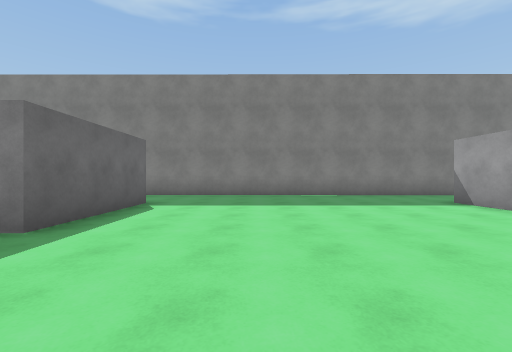
[1] (above)

19 first-person views from a walk through a scene from a Unity 3-D project. The camera is 1.3 m above the floor, looks level and sees 90° across. The floor is counted in squares, 2 m on a side. Each view is taken from the middle of a square. On the plan, view 1 faces up. The plan holds only what a view shows up to about 9 squares ahead; the rest is blank. The place goes on beyond the plan. The player character is not drawn. Surface patterns are stand-ins for the level's own textures.

[2]
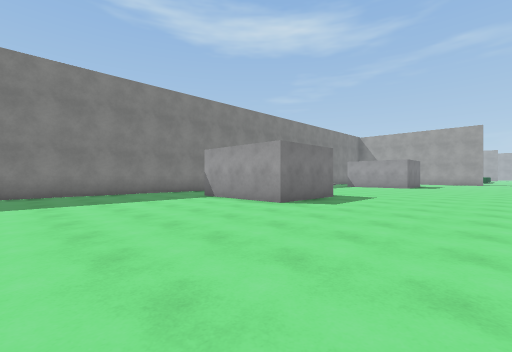

[3]
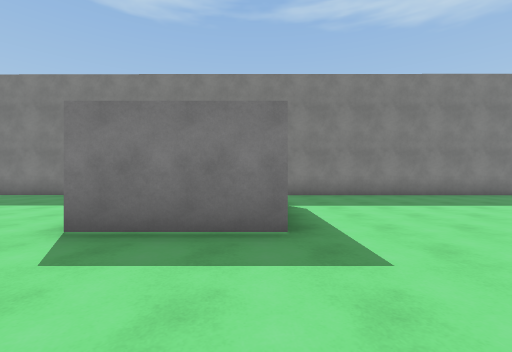

[4]
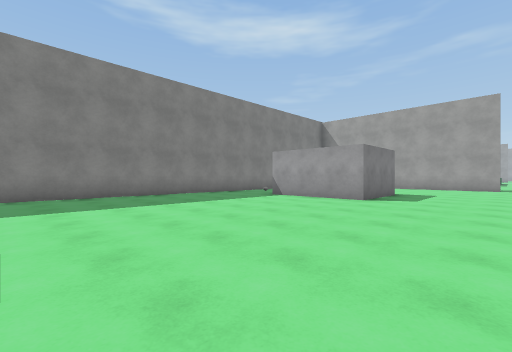

[5]
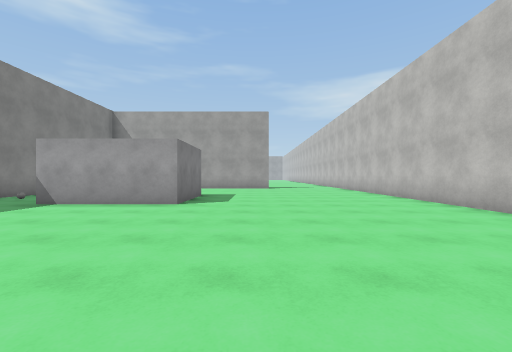

[6]
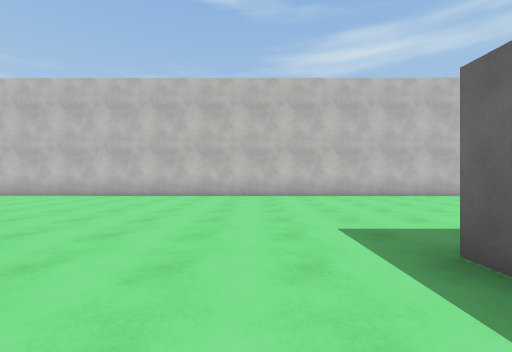

[7]
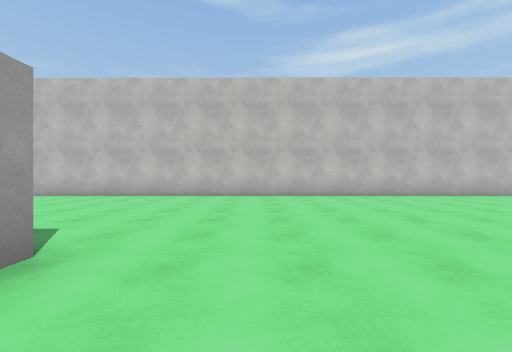

[8]
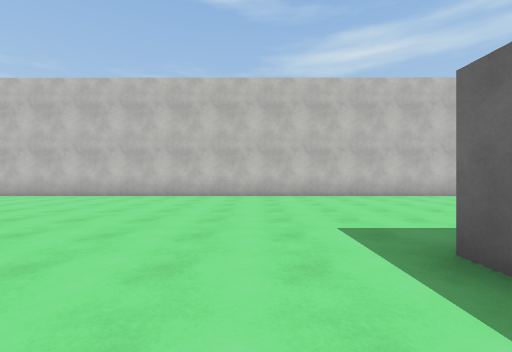

[9]
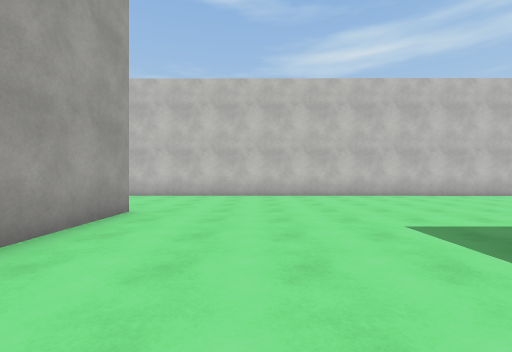

[10]
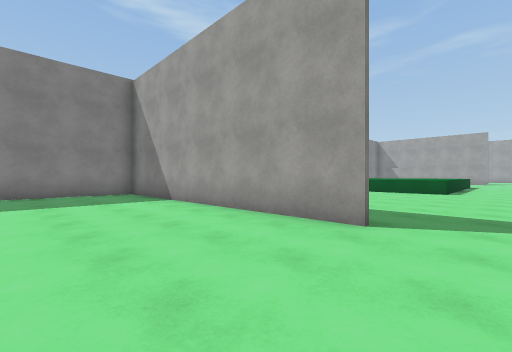

[11]
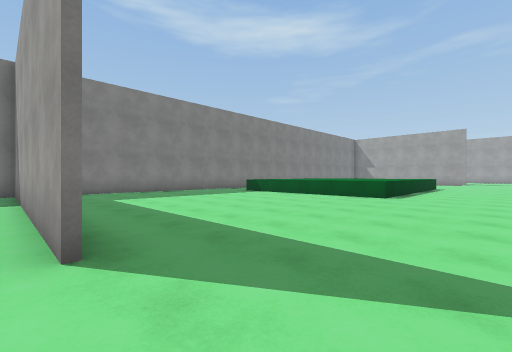

[12]
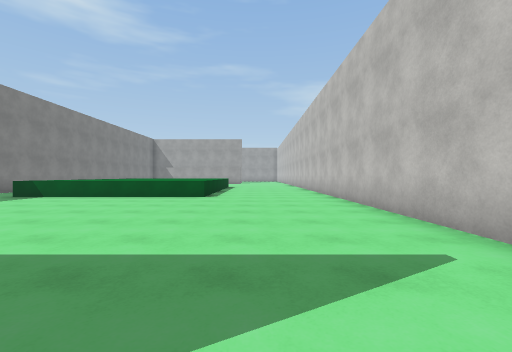

[13]
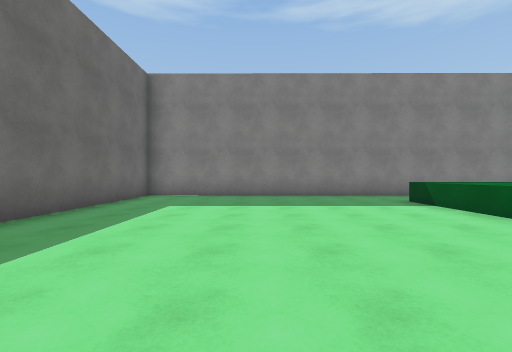

[14]
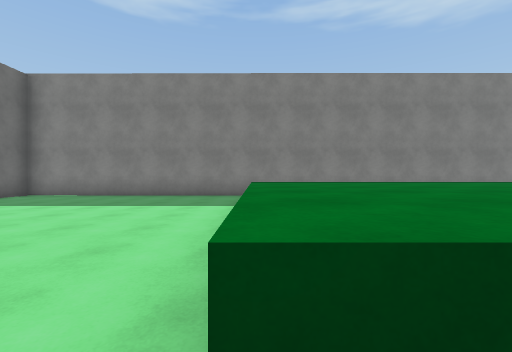

[15]
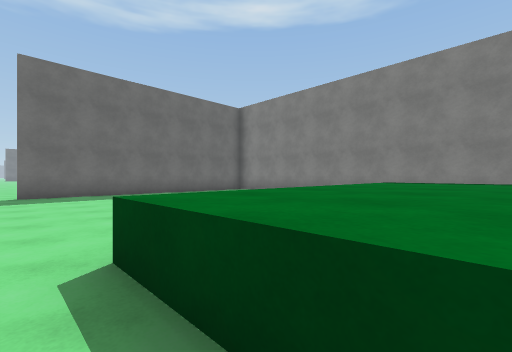

[16]
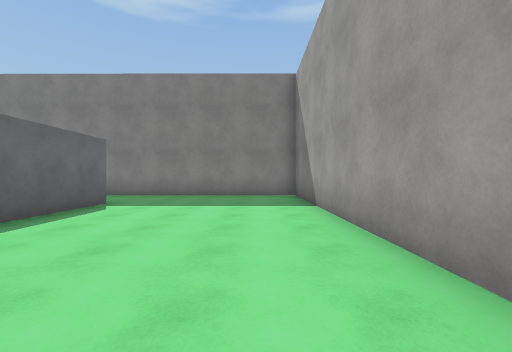

[17]
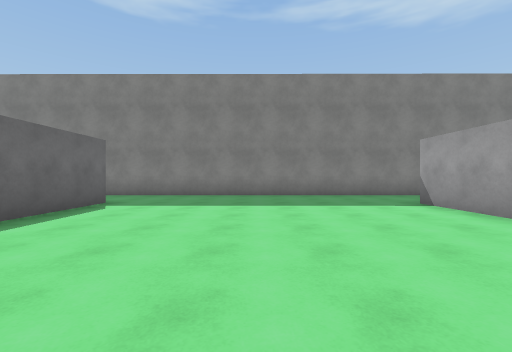

[18]
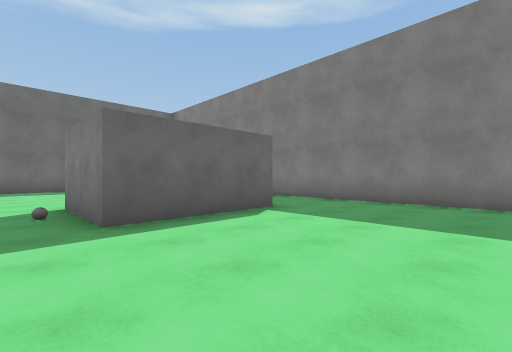

[19]
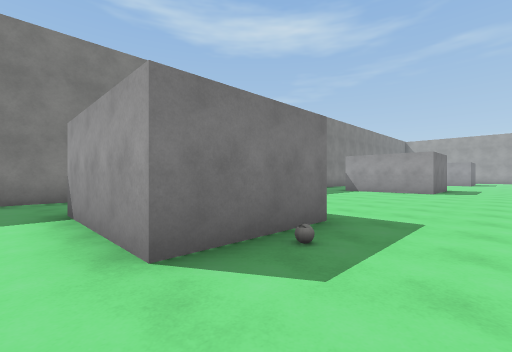

### Floor plan
Key: @ floor where view 1 was taken; # wall or solid block; . floor; ^ raised ledge; O other object.
Columns run from 6 left of view 1 to 32 right of it. Each row starts with its distance up from view 1.
  9 #######################################
  8 ......................O.....#.........
  7 .. ......... ...............#........
  6 .###.......###.......###....#.......^^^
  5 .###.......###.......###....#.......^^^
  4 .###.......###.......###....#.......^^^
  3 .###.......###.......###....#.......^^^
  2 ..O.........................#.......^^^
  1 ............................#.......^^^
  0  .....@................................
 -1 .......................................
 -2 .......................................
 -3 ......................................
 -4 ######################################

Positions as (right, up) in squares from view 1, and headings:
1: (0, 0), facing up
2: (0, -1), facing up-right
3: (7, 0), facing up
4: (8, 0), facing up-right
5: (9, 1), facing right
6: (9, 5), facing down
7: (3, 5), facing down
8: (-1, 5), facing down
9: (20, 5), facing down
10: (19, -1), facing up-right
11: (22, -2), facing up-right
12: (22, -1), facing right
13: (26, 0), facing up
14: (30, 0), facing up
15: (32, 0), facing up-left
16: (21, 0), facing up
17: (11, 0), facing up
18: (1, 2), facing up-left
19: (-6, 1), facing up-right
